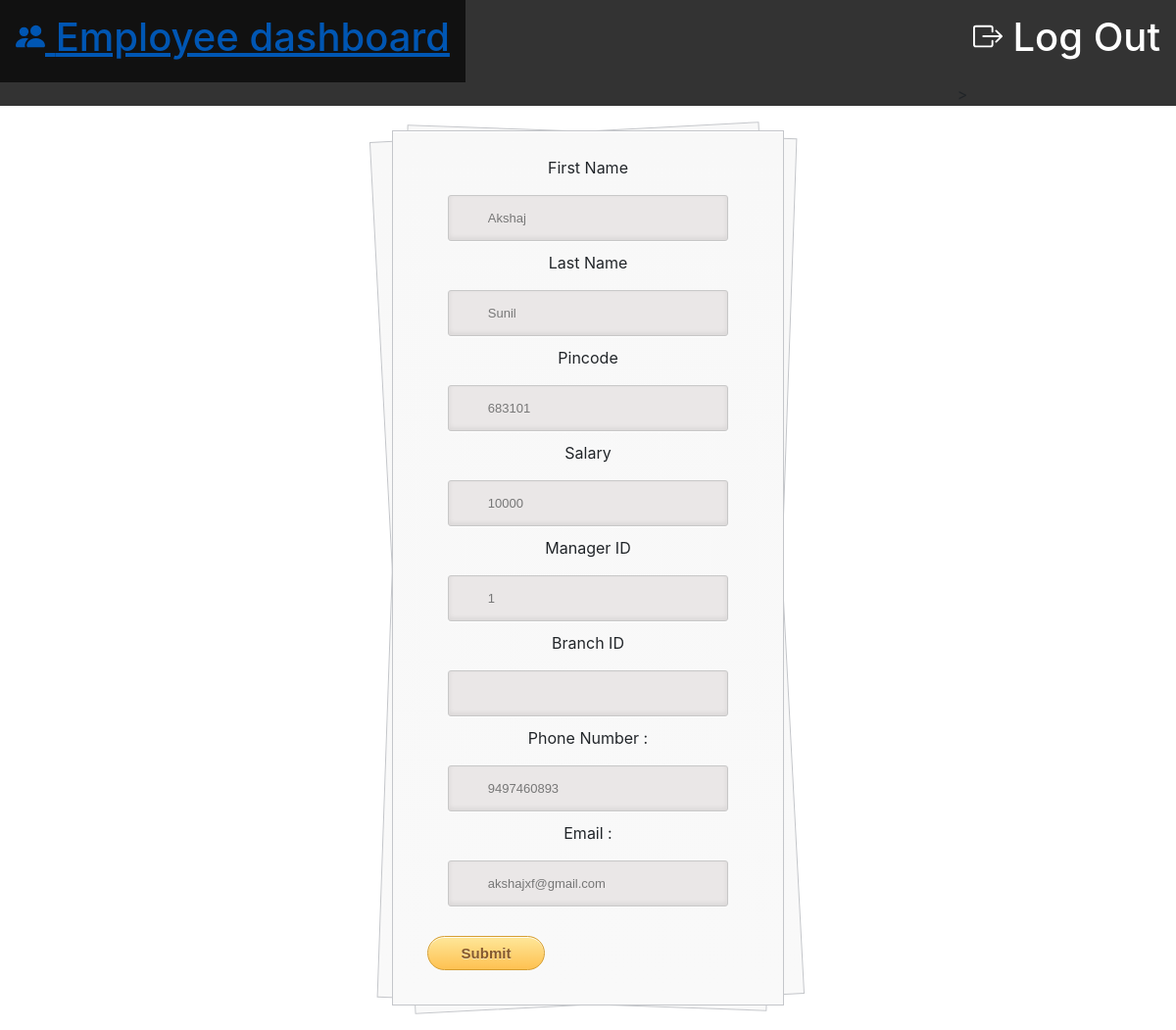
Page /emp_edits2.php?id=60 on the committed database.
### tables this page shows
CREATE TABLE `employee` (
  `Employee_id` int(11) NOT NULL,
  `Aadhar_no` bigint(20) DEFAULT NULL,
  `Salary` int(11) NOT NULL,
  `Manager_id` int(11) DEFAULT NULL,
  `Branch_id` int(11) DEFAULT NULL
);

CREATE TABLE `customer` (
  `Aadhar_no` bigint(20) NOT NULL,
  `Fname` varchar(255) NOT NULL,
  `Lname` varchar(255) NOT NULL,
  `Pincode` int(11) DEFAULT NULL,
  `Phone_no` bigint(20) NOT NULL,
  `Email_id` varchar(255) NOT NULL,
  `Account_no` int(11) DEFAULT NULL,
  `Employee_id` int(11) DEFAULT NULL
);

### emp_edits2.php (the view, shortened to what this page needs)
<?php
$host="localhost";
$user="root";
$pass="";
$database="bank";
$connection=mysqli_connect($host,$user,$pass,$database);
$ad_no=$_REQUEST['id'];
$sel_query="SELECT * FROM employee INNER JOIN customer ON employee.Aadhar_no=customer.Aadhar_no WHERE employee.Aadhar_no='".$ad_no."'";
$result = mysqli_query($connection,$sel_query);
$row = mysqli_fetch_assoc($result);
?>
<!DOCTYPE html>
<html lang="en">
<head>
    <link rel="stylesheet" type="text/css" href="style.css" />
    <link rel="stylesheet" href="https://maxcdn.bootstrapcdn.com/bootstrap/4.0.0/css/bootstrap.min.css">
</head>
<body>
<ul>
  <li><a href="emp_man.php"><h1> Employee dashboard</h1></a></li>
  <li style="float:right"><a class="active" href="logout.php"> <h1> Log Out</h1></a>></li>
</ul>
<div class="container">
	<section id="content">
<form action="emp_edits2.php?id=<?php echo $_REQUEST["id"]; ?>" method="post">
<p>First Name</p>
<input type="text" name="fname" id="fname" value="<?php echo $row['Fname'] ?>"><br>
<p>Last Name</p>
<input type="text" name="lname" id="lname" value="<?php echo $row['Lname'] ?>"><br>
<p>Pincode</p>
<input type="text" name="Pincode" id="Pincode" value="<?php echo $row['Pincode'] ?>"><br>
<p>Salary</p>
<input type="text" name="Salary" id="Salary" value="<?php echo $row['Salary'] ?>"><br>
<p>Manager ID</p>
<input type="text" name="Manager_id" id="Manager_id" value="<?php echo $row['Manager_id'] ?>"><br>
<p>Branch ID</p>
<input type="text" name="Branch_id" id="Branch_id" value="<?php echo $row['Branch_id'] ?>"><br>
<p>Phone Number :</p>
<input type="text" name="Phone_no" id="Phone_no" value="<?php echo $row['Phone_no'] ?>"><br>
<p>Email :</p>
<input type="text" name="Email_id" id="Email_id" value="<?php echo $row['Email_id'] ?>"><br>
<input class="btn btn-lg btn-success" type="submit" value="Submit">
</form>
</section>
</div>
</body>
</html>

### rows in the picture
employee: fname "Akshaj", lname "Sunil", Pincode "683101", Salary "10000", Manager_id "1", Phone_no "9497460893", Email_id "akshajxf@gmail.com"
